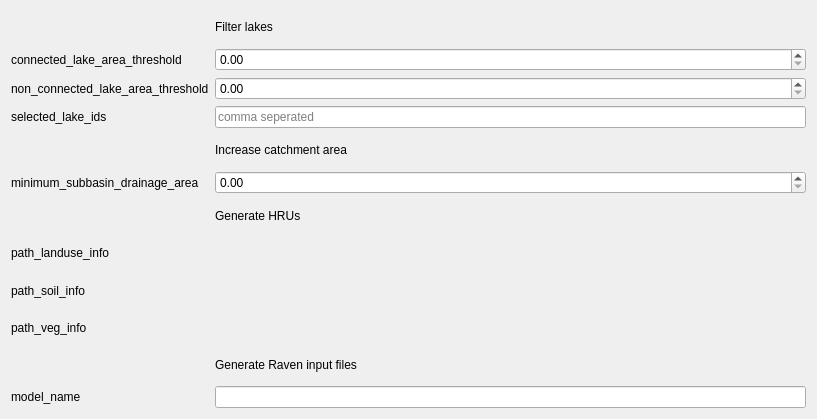
           <widget class="QWidget" name="scrollAreaWidgetContents_2">
            <property name="geometry">
             <rect>
              <x>0</x>
              <y>0</y>
              <width>817</width>
              <height>419</height>
             </rect>
            </property>
            <layout class="QGridLayout" name="gridLayout_8">
             <item row="8" column="0">
              <widget class="QLabel" name="label_70">
               <property name="text">
                <string>path_soil_info</string>
               </property>
              </widget>
             </item>
             <item row="1" column="0">
              <widget class="QLabel" name="label_63">
               <property name="text">
                <string>connected_lake_area_threshold</string>
               </property>
              </widget>
             </item>
             <item row="1" column="2">
              <widget class="QDoubleSpinBox" name="spin_filterconnectedlakes">
               <property name="maximum">
                <double>10000000000000000.000000000000000</double>
               </property>
              </widget>
             </item>
             <item row="2" column="2">
              <widget class="QDoubleSpinBox" name="spin_filternonconnectedlakes">
               <property name="maximum">
                <double>10000000000000000.000000000000000</double>
               </property>
              </widget>
             </item>
             <item row="7" column="0">
              <widget class="QLabel" name="label_69">
               <property name="text">
                <string>path_landuse_info</string>
               </property>
              </widget>
             </item>
             <item row="10" column="0">
              <widget class="QLabel" name="label_71">
               <property name="text">
                <string>path_veg_info</string>
               </property>
              </widget>
             </item>
             <item row="10" column="2">
              <widget class="QgsFileWidget" name="file_pathveginfo">
               <property name="focusPolicy">
                <enum>Qt::TabFocus</enum>
               </property>
               <property name="filter">
                <string>*.csv</string>
               </property>
              </widget>
             </item>
             <item row="11" column="2">
              <widget class="QLabel" name="label_72">
               <property name="text">
                <string>Generate Raven input files</string>
               </property>
              </widget>
             </item>
             <item row="5" column="2">
              <widget class="QDoubleSpinBox" name="spin_minsubbasinarea">
               <property name="maximum">
                <double>10000000000000000.000000000000000</double>
               </property>
              </widget>
             </item>
             <item row="2" column="0">
              <widget class="QLabel" name="label_64">
               <property name="text">
                <string>non_connected_lake_area_threshold</string>
               </property>
              </widget>
             </item>
             <item row="3" column="2">
              <widget class="QLineEdit" name="txt_selectedlakeid">
               <property name="placeholderText">
                <string>comma seperated</string>
               </property>
              </widget>
             </item>
             <item row="3" column="0">
              <widget class="QLabel" name="label_65">
               <property name="text">
                <string>selected_lake_ids</string>
               </property>
              </widget>
             </item>
             <item row="4" column="2">
              <widget class="QLabel" name="label_66">
               <property name="text">
                <string>Increase catchment area</string>
               </property>
              </widget>
             </item>
             <item row="7" column="2">
              <widget class="QgsFileWidget" name="file_pathlanduseinfo">
               <property name="focusPolicy">
                <enum>Qt::TabFocus</enum>
               </property>
               <property name="filter">
                <string>*.csv</string>
               </property>
              </widget>
             </item>
             <item row="0" column="2">
              <widget class="QLabel" name="label_62">
               <property name="text">
                <string>Filter lakes</string>
               </property>
              </widget>
             </item>
             <item row="8" column="2">
              <widget class="QgsFileWidget" name="file_pathsoilinfo">
               <property name="focusPolicy">
                <enum>Qt::TabFocus</enum>
               </property>
               <property name="filter">
                <string>*.csv</string>
               </property>
              </widget>
             </item>
             <item row="6" column="2">
              <widget class="QLabel" name="label_68">
               <property name="text">
                <string>Generate HRUs</string>
               </property>
              </widget>
             </item>
             <item row="5" column="0">
              <widget class="QLabel" name="label_67">
               <property name="text">
                <string>minimum_subbasin_drainage_area</string>
               </property>
              </widget>
             </item>
             <item row="12" column="0">
              <widget class="QLabel" name="label_73">
               <property name="text">
                <string>model_name</string>
               </property>
              </widget>
             </item>
             <item row="12" column="2">
              <widget class="QLineEdit" name="txt_modelname"/>
             </item>
            </layout>
           </widget>
